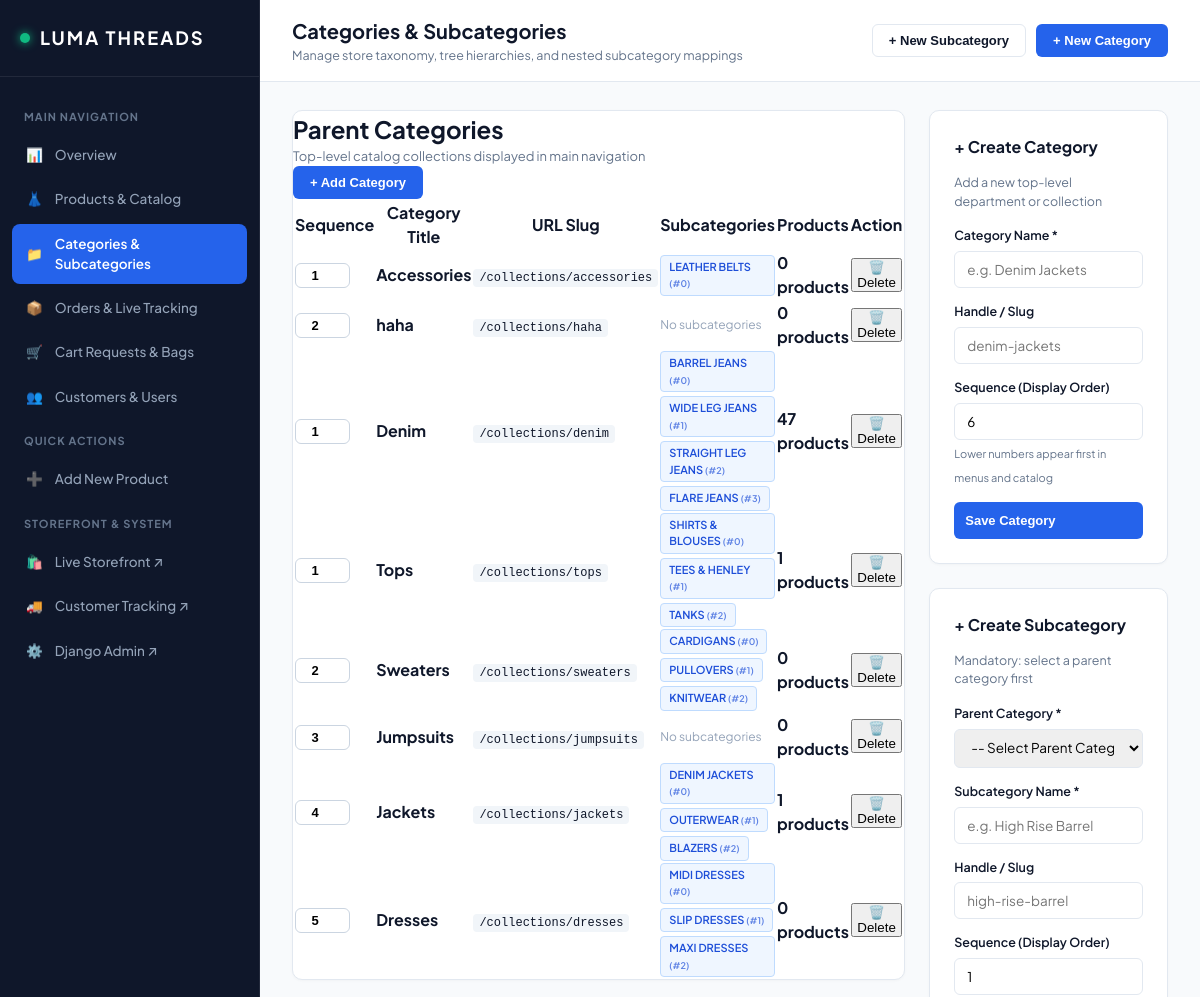
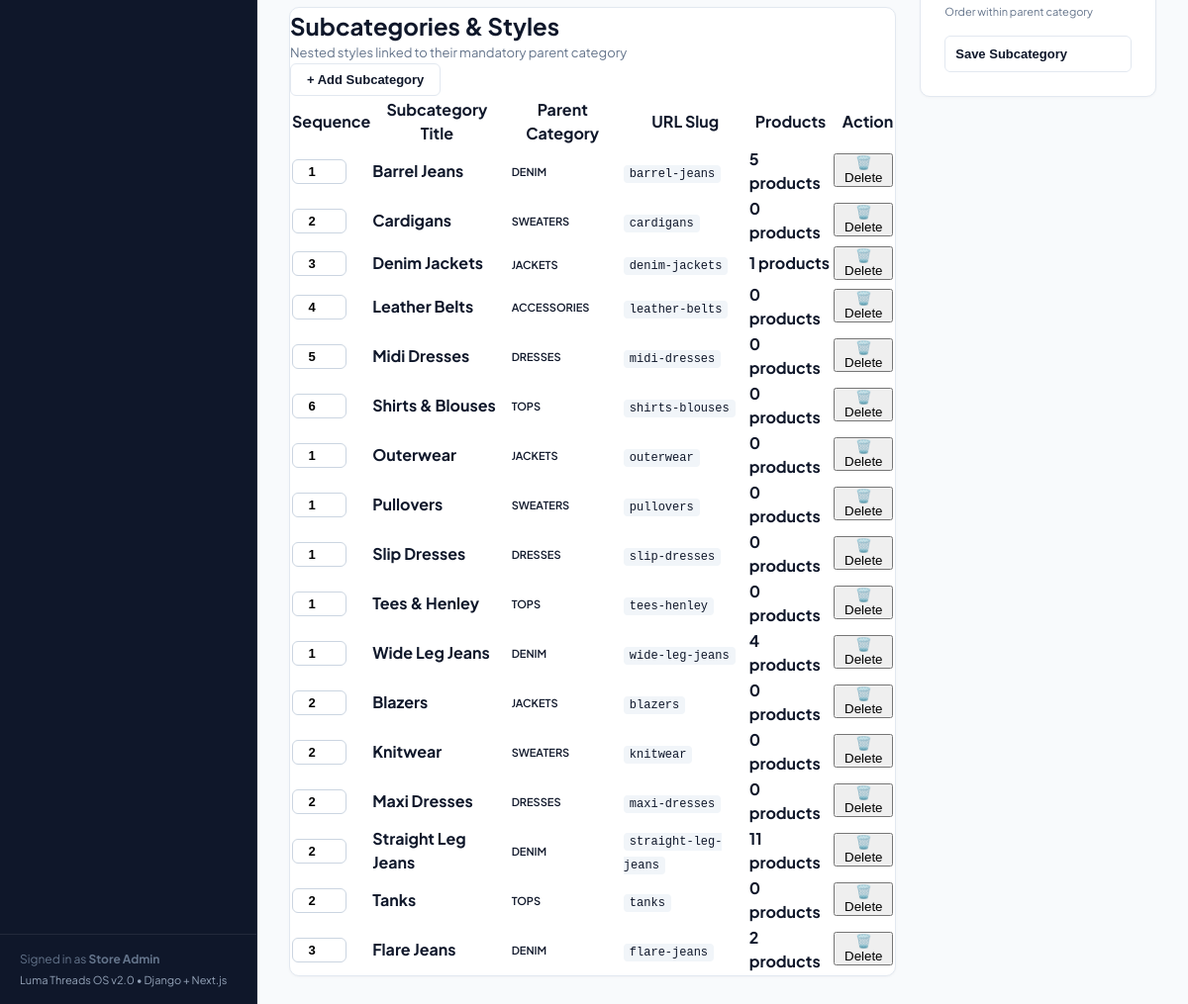
Before: /dashboard/categories/ with the older database file (2 pictures, top to bottom).
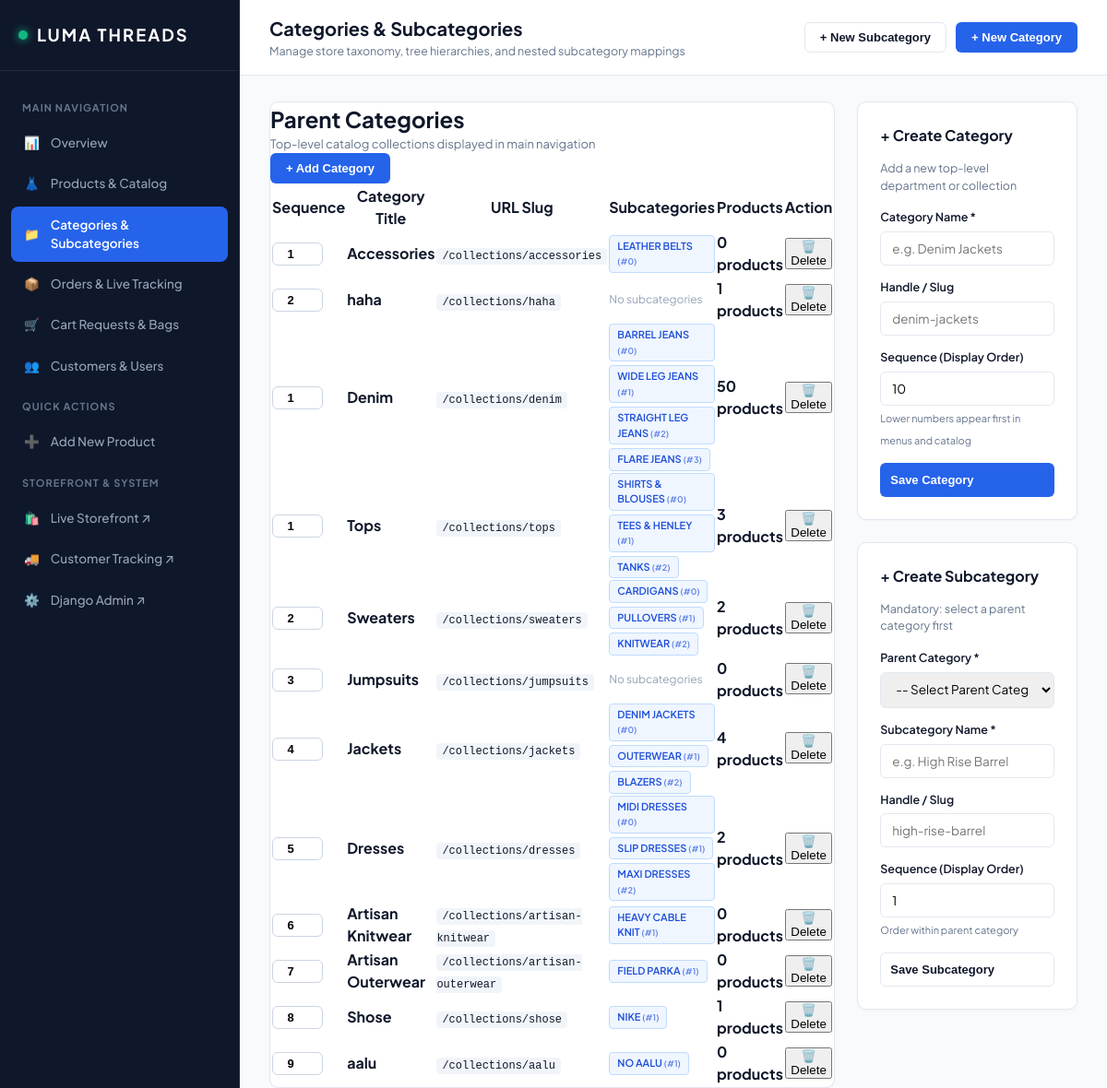
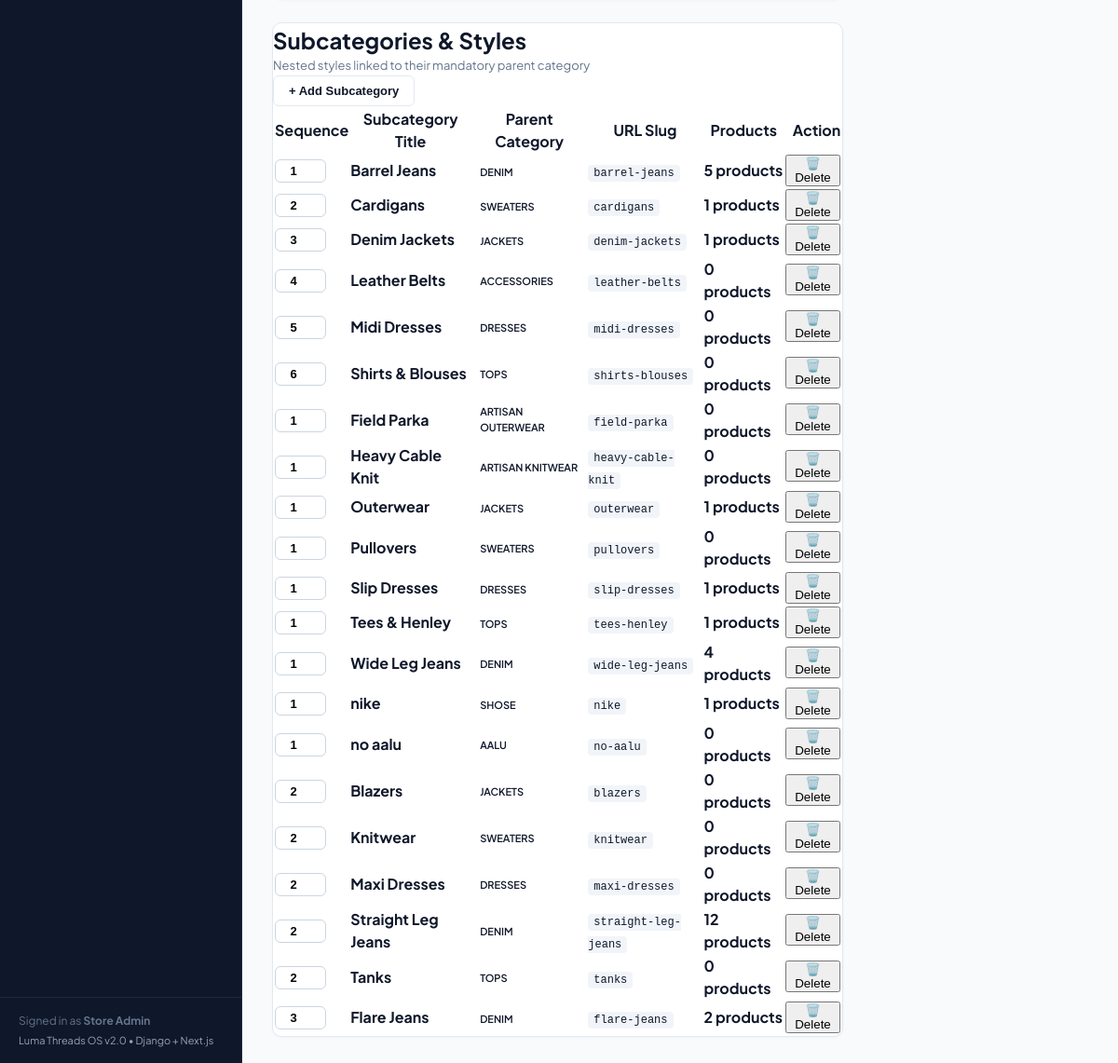
After: the same page with the newer database file (2 pictures, top to bottom).
### products/models.py (models this page shows, shortened)
class Category(models.Model):
    title = models.CharField(max_length=150)
    handle = models.SlugField(max_length=150, unique=True)
    image = models.TextField(blank=True, default="")
    description = models.TextField(blank=True, default="")
    order = models.PositiveIntegerField(default=0)
    class Meta:
        verbose_name_plural = "Categories"
        ordering = ["order", "title"]

class SubCategory(models.Model):
    category = models.ForeignKey(Category, on_delete=models.CASCADE, related_name="subcategories")
    title = models.CharField(max_length=150)
    handle = models.SlugField(max_length=150, unique=True)
    description = models.TextField(blank=True, default="")
    order = models.PositiveIntegerField(default=0)
    class Meta:
        verbose_name_plural = "Sub-Categories"
        ordering = ["order", "title"]

### products/dashboard_views.py (the view)
# urls.py: path("dashboard/categories/", dashboard_categories_view, name="dashboard-categories"),
def dashboard_categories_view(request):
    categories = Category.objects.all().prefetch_related("subcategories", "products").order_by("order", "title")
    subcategories = SubCategory.objects.all().select_related("category").prefetch_related("products").order_by("order", "title")
    max_cat_order = Category.objects.all().aggregate(Max("order"))["order__max"] or 0
    context = {
        "categories": categories,
        "subcategories": subcategories,
        "next_cat_order": max_cat_order + 1,
        "active_tab": "categories",
    }
    return render(request, "dashboard/categories.html", context)

### templates/dashboard/categories.html (shortened to what this page needs)
{% extends "dashboard/base.html" %}
{% block page_heading %}Categories &amp; Subcategories{% endblock %}
{% block page_subheading %}Manage store taxonomy, tree hierarchies, and nested subcategory mappings{% endblock %}
{% block header_actions %}
  <button class="dash-btn dash-btn-outline" onclick="openAddSubcategoryModal()">+ New Subcategory</button>
  <button class="dash-btn dash-btn-accent" onclick="openAddCategoryModal()">+ New Category</button>
{% endblock %}
{% block content %}
<section class="dashboard-page">
  <div style="display: grid; grid-template-columns: 2fr 1fr; gap: 24px;">
    <div style="display: flex; flex-direction: column; gap: 24px;">
      <div class="table-card">
        <div class="table-toolbar">
          <div>
            <h2>Parent Categories</h2>
            <p style="font-size: 13px; color: #64748b;">Top-level catalog collections displayed in main navigation</p>
          </div>
          <button class="dash-btn dash-btn-accent" onclick="openAddCategoryModal()">+ Add Category</button>
        </div>
        <div class="table-responsive">
          <table class="data-table">
            <thead>
              <tr>
                <th style="width: 70px;">Sequence</th>
                <th>Category Title</th>
                <th>URL Slug</th>
                <th>Subcategories</th>
                <th>Products</th>
                <th style="text-align: right;">Action</th>
              </tr>
            </thead>
            <tbody>
              {% for cat in categories %}
              <tr>
                <td>
                  <input type="number"
                         value="{{ cat.order|default:forloop.counter }}"
                         min="0"
                         style="width: 55px; padding: 4px 6px; border: 1px solid #cbd5e1; border-radius: 6px; text-align: center; font-weight: 700; font-size: 13px;"
                         onchange="updateCategoryOrder('category', {{ cat.id }}, this.value)"
                         title="Change display sequence order">
                </td>
                <td>
                  <strong>{{ cat.title }}</strong>
                </td>
                <td>
                  <code style="background: #f1f5f9; padding: 2px 6px; border-radius: 4px; font-size: 12px;">/collections/{{ cat.handle }}</code>
                </td>
                <td>
                  <div style="display: flex; gap: 4px; flex-wrap: wrap;">
                    {% for sub in cat.subcategories.all %}
                      <span class="badge" style="background: #eff6ff; color: #1d4ed8; border: 1px solid #bfdbfe; font-size: 11px;">{{ sub.title }} <small style="opacity: 0.7;">(#{{ sub.order }})</small></span>
                    {% empty %}
                      <span style="color: #94a3b8; font-size: 12px;">No subcategories</span>
                    {% endfor %}
                  </div>
                </td>
                <td>
                  <strong>{{ cat.products.count }} products</strong>
                </td>
                <td style="text-align: right;">
                  <button class="btn-action btn-delete" onclick="deleteCategory({{ cat.id }}, '{{ cat.title|escapejs }}')" title="Delete Category">🗑️ Delete</button>
                </td>
              </tr>
              {% empty %}
              <tr>
                <td colspan="6" style="text-align: center; padding: 40px; color: #64748b;">No categories created yet.</td>
              </tr>
              {% endfor %}
            </tbody>
          </table>
        </div>
      </div>
      <div class="table-card">
        <div class="table-toolbar">
          <div>
            <h2>Subcategories &amp; Styles</h2>
            <p style="font-size: 13px; color: #64748b;">Nested styles linked to their mandatory parent category</p>
          </div>
          <button class="dash-btn dash-btn-outline" onclick="openAddSubcategoryModal()">+ Add Subcategory</button>
        </div>
        <div class="table-responsive">
          <table class="data-table">
            <thead>
              <tr>
                <th style="width: 70px;">Sequence</th>
                <th>Subcategory Title</th>
                <th>Parent Category</th>
                <th>URL Slug</th>
                <th>Products</th>
                <th style="text-align: right;">Action</th>
              </tr>
            </thead>
            <tbody>
              {% for sub in subcategories %}
              <tr>
                <td>
                  <input type="number"
                         value="{{ sub.order|default:forloop.counter }}"
                         min="0"
                         style="width: 55px; padding: 4px 6px; border: 1px solid #cbd5e1; border-radius: 6px; text-align: center; font-weight: 700; font-size: 13px;"
                         onchange="updateCategoryOrder('subcategory', {{ sub.id }}, this.value)"
                         title="Change display sequence order">
                </td>
                <td>
                  <strong>{{ sub.title }}</strong>
                </td>
                <td>
                  <span class="badge badge-category">{{ sub.category.title }}</span>
                </td>
                <td>
                  <code style="background: #f1f5f9; padding: 2px 6px; border-radius: 4px; font-size: 12px;">{{ sub.handle }}</code>
                </td>
                <td>
                  <strong>{{ sub.products.count }} products</strong>
                </td>
                <td style="text-align: right;">
                  <button class="btn-action btn-delete" onclick="deleteSubcategory({{ sub.id }}, '{{ sub.title|escapejs }}')" title="Delete Subcategory">🗑️ Delete</button>
                </td>
              </tr>
              {% empty %}
              <tr>
                <td colspan="6" style="text-align: center; padding: 40px; color: #64748b;">No subcategories created yet.</td>
              </tr>
              {% endfor %}
            </tbody>
          </table>
        </div>
      </div>
    </div>
    <div style="display: flex; flex-direction: column; gap: 24px;">
      <div class="table-card" style="padding: 24px;">
        <h3 style="font-size: 16px; font-weight: 700; margin-bottom: 14px; color: #0f172a;">+ Create Category</h3>
        <p style="font-size: 12.5px; color: #64748b; margin-bottom: 16px;">Add a new top-level department or collection</p>
        <form id="quickAddCategoryForm" onsubmit="handleCategorySubmit(event)">
          <div class="form-group" style="margin-bottom: 14px;">
            <label class="form-label">Category Name *</label>
            <input type="text" id="quickCatTitle" class="form-input" placeholder="e.g. Denim Jackets" required onkeyup="document.getElementById('quickCatHandle').value = this.value.toLowerCase().replace(/[^a-z0-9]+/g, '-').replace(/(^-|-$)/g, '')">
          </div>
          <div class="form-group" style="margin-bottom: 14px;">
            <label class="form-label">Handle / Slug</label>
            <input type="text" id="quickCatHandle" class="form-input" placeholder="denim-jackets">
          </div>
          <div class="form-group" style="margin-bottom: 14px;">
            <label class="form-label">Sequence (Display Order)</label>
            <input type="number" id="quickCatOrder" class="form-input" value="{{ next_cat_order }}" min="0" placeholder="1">
            <span style="font-size: 11px; color: #64748b;">Lower numbers appear first in menus and catalog</span>
          </div>
          <button type="submit" class="dash-btn dash-btn-accent" style="width: 100%; padding: 10px;">
            Save Category
          </button>
        </form>
      </div>
      <div class="table-card" style="padding: 24px;">
        <h3 style="font-size: 16px; font-weight: 700; margin-bottom: 14px; color: #0f172a;">+ Create Subcategory</h3>
        <p style="font-size: 12.5px; color: #64748b; margin-bottom: 16px;">Mandatory: select a parent category first</p>
        <form id="quickAddSubcategoryForm" onsubmit="handleSubcategorySubmit(event)">
          <div class="form-group" style="margin-bottom: 14px;">
            <label class="form-label">Parent Category *</label>
            <select id="quickSubParentCat" class="dash-select" style="width: 100%;" required>
              <option value="">-- Select Parent Category --</option>
            </select>
          </div>
          <div class="form-group" style="margin-bottom: 14px;">
            <label class="form-label">Subcategory Name *</label>
            <input type="text" id="quickSubTitle" class="form-input" placeholder="e.g. High Rise Barrel" required onkeyup="document.getElementById('quickSubHandle').value = this.value.toLowerCase().replace(/[^a-z0-9]+/g, '-').replace(/(^-|-$)/g, '')">
          </div>
          <div class="form-group" style="margin-bottom: 14px;">
            <label class="form-label">Handle / Slug</label>
            <input type="text" id="quickSubHandle" class="form-input" placeholder="high-rise-barrel">
          </div>
          <div class="form-group" style="margin-bottom: 14px;">
            <label class="form-label">Sequence (Display Order)</label>
            <input type="number" id="quickSubOrder" class="form-input" value="1" min="0" placeholder="1">
            <span style="font-size: 11px; color: #64748b;">Order within parent category</span>
          </div>
          <button type="submit" class="dash-btn dash-btn-outline" style="width: 100%; padding: 10px;">
            Save Subcategory
          </button>
        </form>
      </div>
    </div>
  </div>
</section>
{% endblock %}

### templates/dashboard/base.html (shortened to what this page needs)
<!DOCTYPE html>
<html lang="en">
<head>
  <link rel="stylesheet" href="/static/css/dashboard.css">
</head>
<body>
  <aside class="admin-sidebar">
    <div class="sidebar-header">
      <a href="/dashboard/" class="sidebar-brand">
        <span class="brand-indicator"></span>
        LUMA THREADS
      </a>
    </div>
    <ul class="sidebar-menu">
      <li class="menu-label">Main Navigation</li>
      <li class="menu-item {% if active_tab == 'overview' %}active{% endif %}">
        <a href="/dashboard/">
          <span>📊</span> Overview
        </a>
      </li>
      <li class="menu-item {% if active_tab == 'products' or active_tab == 'product_add' or active_tab == 'product_edit' %}active{% endif %}">
        <a href="/dashboard/products/">
          <span>👗</span> Products &amp; Catalog
        </a>
      </li>
      <li class="menu-item {% if active_tab == 'categories' %}active{% endif %}">
        <a href="/dashboard/categories/">
          <span>📁</span> Categories &amp; Subcategories
        </a>
      </li>
      <li class="menu-item {% if active_tab == 'orders' or active_tab == 'order_detail' %}active{% endif %}">
        <a href="/dashboard/orders/">
          <span>📦</span> Orders &amp; Live Tracking
        </a>
      </li>
      <li class="menu-item {% if active_tab == 'cart_requests' %}active{% endif %}">
        <a href="/dashboard/cart-requests/">
          <span>🛒</span> Cart Requests &amp; Bags
        </a>
      </li>
      <li class="menu-item {% if active_tab == 'customers' %}active{% endif %}">
        <a href="/dashboard/customers/">
          <span>👥</span> Customers &amp; Users
        </a>
      </li>
      <li class="menu-label">Quick Actions</li>
      <li class="menu-item">
        <a href="/dashboard/products/add/">
          <span>➕</span> Add New Product
        </a>
      </li>
      <li class="menu-label">Storefront &amp; System</li>
      <li class="menu-item">
        <a href="http://localhost:3000/" target="_blank">
          <span>🛍️</span> Live Storefront ↗
        </a>
      </li>
      <li class="menu-item">
        <a href="http://localhost:3000/orders/track" target="_blank">
          <span>🚚</span> Customer Tracking ↗
        </a>
      </li>
      <li class="menu-item">
        <a href="/admin/" target="_blank">
          <span>⚙️</span> Django Admin ↗
        </a>
      </li>
    </ul>
    <div class="sidebar-footer">
      <div>Signed in as <strong>Store Admin</strong></div>
      <div style="font-size: 11px; margin-top: 4px; color: #94a3b8;">Luma Threads OS v2.0 • Django + Next.js</div>
    </div>
  </aside>
  <div class="admin-main">
    <header class="top-header">
      <div class="header-title">
        <h1 id="page-heading">{% block page_heading %}Overview Dashboard{% endblock %}</h1>
        <p id="page-subheading">{% block page_subheading %}Store performance, live orders, products, and customer activity{% endblock %}</p>
      </div>
      <div class="header-actions">
        {% block header_actions %}{% endblock %}
      </div>
    </header>
    <div class="page-container">
      {% block content %}{% endblock %}
    </div>
  </div>
</body>
</html>

Changed rows visible on the page:
computed for Category "haha": products.count "0" → "1"
computed for Category "Denim": products.count "47" → "50"
computed for SubCategory "Straight Leg Jeans": products.count "11" → "12"
computed for Category "Tops": products.count "1" → "3"
computed for SubCategory "Tees & Henley": products.count "0" → "1"
computed for Category "Sweaters": products.count "0" → "2"
computed for SubCategory "Cardigans": products.count "0" → "1"
computed for Category "Jackets": products.count "1" → "4"
computed for SubCategory "Outerwear": products.count "0" → "1"
computed for Category "Dresses": products.count "0" → "2"
computed for SubCategory "Slip Dresses": products.count "0" → "1"
added Category: order "6", title "Artisan Knitwear", handle "artisan-knitwear", products.count "0"
added SubCategory: title "HEAVY CABLE KNIT", order "1", title "Heavy Cable Knit", category "ARTISAN KNITWEAR", handle "heavy-cable-knit", products.count "0"
added Category: order "7", title "Artisan Outerwear", handle "artisan-outerwear", products.count "0"
added SubCategory: title "FIELD PARKA", order "1", title "Field Parka", category "ARTISAN OUTERWEAR", handle "field-parka", products.count "0"
added Category: order "8", title "Shose", handle "shose", products.count "1"
added SubCategory: title "NIKE", order "1", title "nike", category "SHOSE", handle "nike", products.count "1"
added Category: order "9", title "aalu", handle "aalu", products.count "0"
added SubCategory: title "NO AALU", order "1", title "no aalu", category "AALU", handle "no-aalu", products.count "0"
Other visible differences:
form field next_cat_order: "6" → "10"
